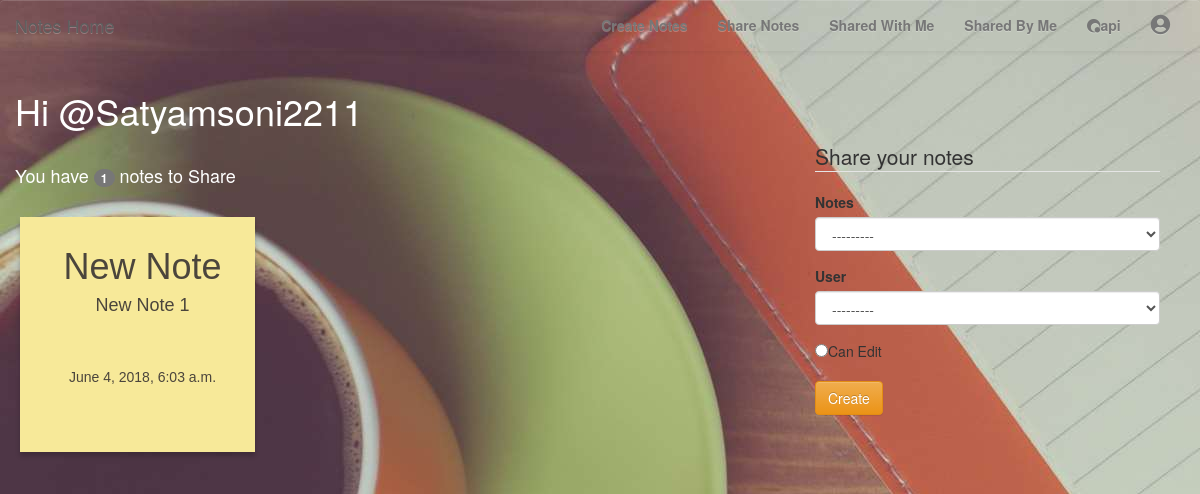
Before: /notes/sharenotes/ (signed in) with the older database file.
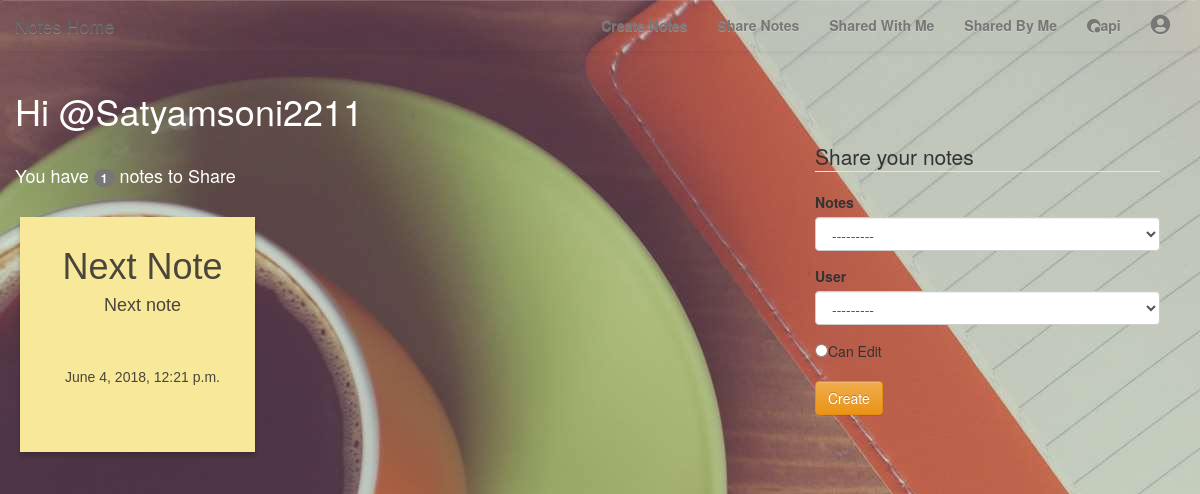
After: the same page with the newer database file.
### notes/models.py (models this page shows, shortened)
class Notes(models.Model):
    title = models.CharField(max_length=30)
    created = models.DateTimeField(auto_now=True)
    text = models.CharField(max_length=2000)
    user = models.ForeignKey(User,related_name='notes', on_delete=models.CASCADE)
    class Meta:
        ordering = ['-created']

### notes/views.py (the view, shortened to what this page needs)
@login_required
def sharenotes(request): #To choose among available notes
    notes = Notes.objects.filter(user__username__iexact=request.user.username)
    return render(request,'notes/sharednotes_form.html',{'notes':notes,
                                                         'users':User.objects.exclude(username__iexact=request.user.username)})

### notes/templates/notes/sharednotes_form.html (shortened to what this page needs)
{% extends "base.html" %}
{% block content %}
{% load bootstrap3 %}
	<div class="row" style="height:1000px;">
		<div class="col-md-8 container-fluid">
			<h1 id='wh'>Hi @{{user.username|title}}</h1>
			<br>
			<h4 class="help-block" id='wh'>You have <span class="badge">{{user.notes.all.count}}</span> notes to Share</h4>
			<br>
			<div class="row">
				{% for note in notes %}
					<div class="col-md-4 note-wrap note-white" style="padding-left:20px;radius:10px;">
						<h1>{{note.title|title}}</h1>
						<h4>{{note.text|truncatechars_html:20|safe}}</h4>
						<br>
						<h5 style="bottom:0px">{{note.created}}</h5>
					</div>
				{% endfor %}
			</div>
		</div>
		<div class="col-md-4" style="padding-top:70px; padding-bottom:30px; padding-right:40px;">
			<form method="post">
				<legend>Share your notes</legend>
				<div class="form-group">
					<label class="control-label" for="id_note">Notes</label>
					<select name="note" class="form-control" title="" required="" id="id_note">
						<option value="" selected="">---------</option>
					</select>
				</div>
				<div class="form-group">
					<label class="control-label" for="id_user">User</label>
					<select name="user" class="form-control" title="" required="" id="id_user">
						<option value="" selected="">---------</option>
					</select>
				</div>
				<input type="radio" name="can_edit" value="True">Can Edit<br><br>
				<input type="submit" value="Create" class="btn btn-warning">
			</form>
		</div>
	</div>
{% endblock %}

Changed rows visible on the page:
removed Notes: title "New Note", text "New Note 1", created "June 4, 2018, 6:03 a.m."
added Notes: title "Next Note", text "Next note", created "June 4, 2018, 12:21 p.m."
